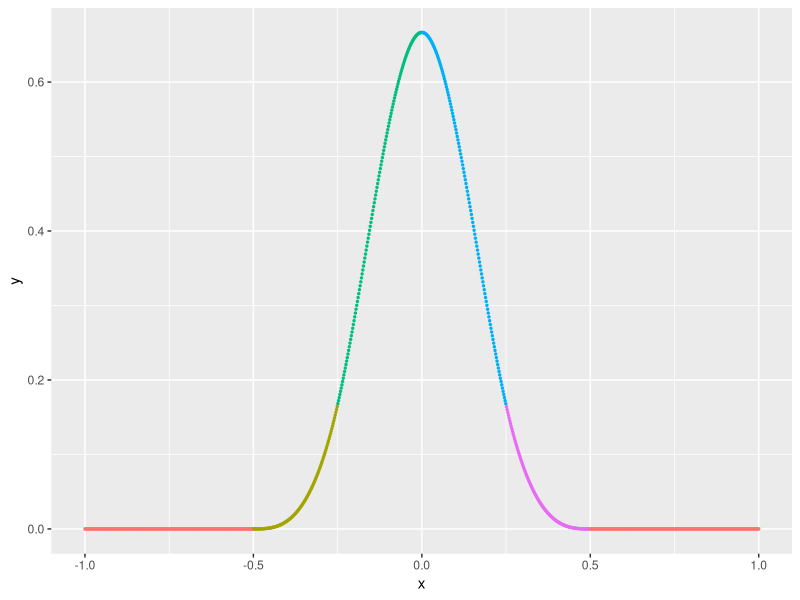
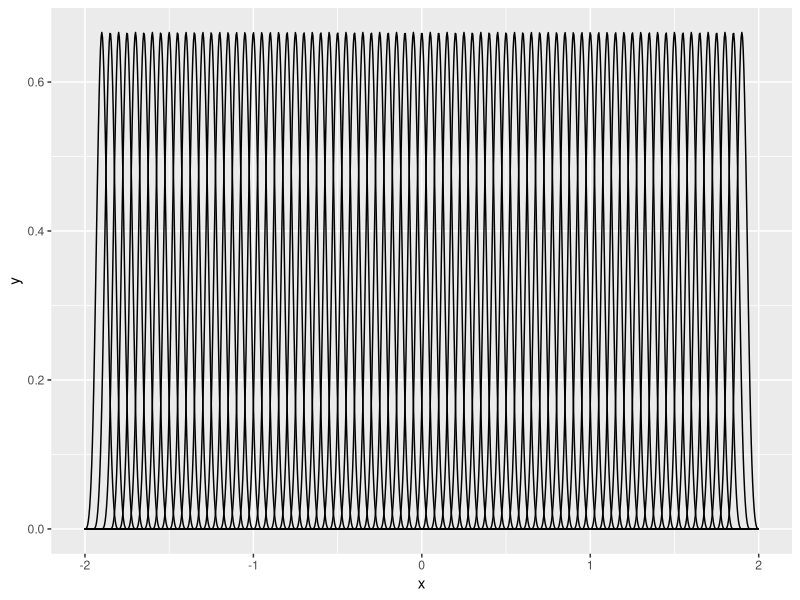
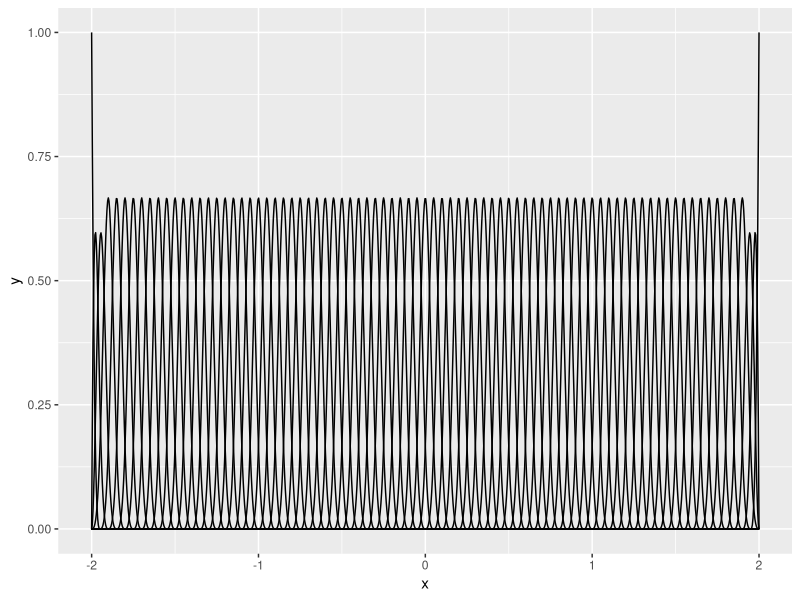
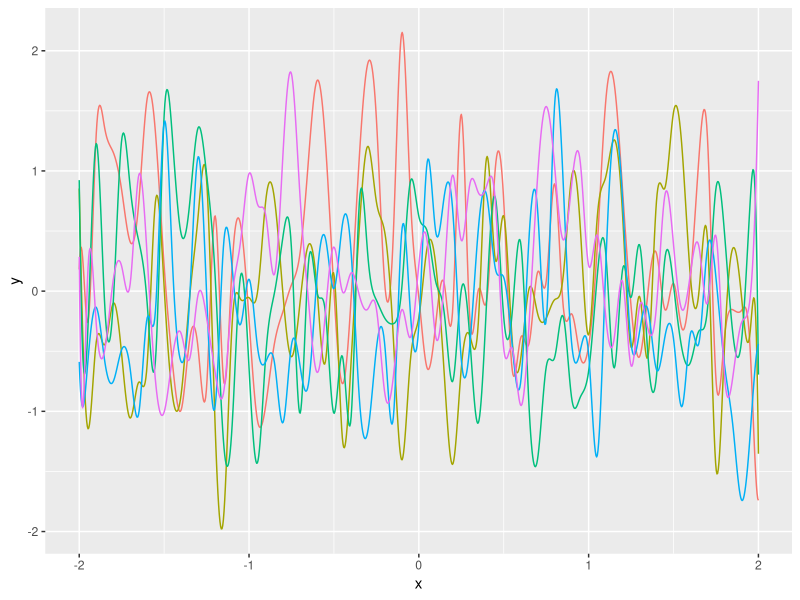

Write R code to recreate these figures, in order. (Note: this script raises an error after producing the figures.)
library(tidyverse)
library(splines)
library(modelr)
library(magrittr)

# Looking at splines ---------------------------------------------------

b_spline <- function(x, knots, show_piece = F){
  
  stopifnot(length(knots) == 5)
  
  .b_spline <- function(x){
    if (x >= knots[1] & x < knots[2]) {
      piece <- 1
      u <- (x-knots[1])/(knots[2] - knots[1])
      y <- 1/6 * u^3 
      
    } else if (x >= knots[2] & x < knots[3]) {
      piece <- 2
      u <- (x-knots[2])/(knots[3] - knots[2])
      y <- 1/6 * (1 + 3*u + 3*u^2 - 3*u^3)
      
    } else if (x >= knots[3] & x < knots[4]) {
      piece <- 3
      u <- (x-knots[3])/(knots[4] - knots[3])
      y <- 1/6 * (4 - 6*u^2 + 3*u^3)
      
    } else if (x >= knots[4] & x <= knots[5]) {
      piece <- 4
      u <- (x-knots[4])/(knots[5] - knots[4])
      y <- 1/6 * (1 - 3*u + 3*u^2 - u^3)
    }
    else {
      piece <- 0
      y <- 0 
    } 
    
    if (!show_piece) return(y)
    
    c(y, piece)
    
  }
  
  if (!show_piece){
    tibble(x = x, 
           y = map_dbl(x, .b_spline)
    )
  } else {
    map(x, .b_spline) %>% 
      do.call(rbind, .)%>%
      set_colnames(c('y', 'segment')) %>% 
      as_tibble() %>% 
      mutate(x = x) %>% 
      mutate_at(vars(segment), as.factor) %>% 
      select(x, everything())
  }
  
}

x <- seq(-1, 1, length.out = 1000)
knots <- seq(-0.5, 0.5, length.out = 5)
b_spline(x, knots = knots, show_piece = T) %>%
  ggplot(mapping = aes(x = x, 
                       y = y, 
                       colour = segment)) +
  geom_point(size = 0.5) +
  theme(legend.position="none")

# a range of splines
x <- seq(-2, 2, length.out = 1000)
knots <- seq(-2, 2, by = 0.05)

imap_dfr(seq(1,length(knots)-4),
         ~b_spline(x, knots = knots[.x:(.x+4)]) %>% 
           mutate(k = .y)
) %>% ggplot(mapping = aes(x = x, y = y, group = k)) + geom_line()

# Using splines::bs
bs(x, knots  = knots) %>% 
  as.data.frame() %>% 
  as_tibble() %>% 
  mutate(x=x) %>% 
  gather(k, y, -x) %>% ggplot(mapping = aes(x = x, y = y, group = k)) + geom_line()

# a random spline functions
rbspline <- function(x, knots){
  tibble(x = x,
         y = bs(x, knots = knots) %*% rnorm(length(knots) + 3) %>% 
           as.vector()
  )
  
}

rbspline_examples <- function(i){
  set.seed(i)
  Df <- imap(rerun(5, rbspline(x, knots)), 
             ~mutate(., example = .y)) %>% 
    bind_rows() %>% 
    mutate_at(vars(example), as.character)
  
  p <- Df %>% ggplot(mapping = aes(x = x, y = y, colour = example)) + 
    geom_line() +
    theme(legend.position="none")
  
  p
}

rbspline_examples(102)


# Splines regression ------------------------------------------------------

# evenly spaced knots 
knots <- seq(-500, 2500, by = 500)
M_bs <- lm(mean_fix ~ bs(Time, knots = knots)*Object, 
           data=eyefix_df_avg)

eyefix_df_avg %>% 
  ggplot(aes(x = Time, y = mean_fix, colour = Object)) + geom_point()

# plot the model
eyefix_df_avg%>%
  add_predictions(M_bs) %>%
  ggplot(mapping = aes(x = Time, group = Object, colour = Object)) +
  geom_point(aes(y = mean_fix), size = 0.5, alpha = 0.5) +
  geom_line(aes(y = pred))


# Allow knots to be chosen
M_bs_df10 <- lm(mean_fix ~ bs(Time, df = 10)*Object, 
                data=eyefix_df_avg)

with(eyefix_df_avg,
     attr(bs(Time, df = 10), 'knots')
)



# rbf ---------------------------------------------------------------------
rbf <- function(x, centres, sigma = 1.0){
  map_dfc(centres, 
          ~exp(-(x-.)^2/(2*sigma^2))
  ) %>% as.matrix()
}

random_rbf <- function(x, centres, sigma = 1.0){
  rbf(x, centres, sigma) %>% 
    multiply_by_matrix(rnorm(length(centres))) %>% 
    as.data.frame() %>% 
    set_names('y') %>% 
    mutate(x = x)
}

x <- seq(-3, 3, length.out = 1000)

random_rbf_examples <- function(i, sigma){
  set.seed(i)
  Df <- imap(rerun(5, random_rbf(x, centres = centres, sigma = sigma)), 
             ~mutate(.x, example = .y)) %>% 
    bind_rows() %>% 
    mutate_at(vars(example), as.character)
  
  p <- Df %>% ggplot(mapping = aes(x = x, y = y, colour = example)) + 
    geom_line() +
    theme(legend.position="none")
  
  p
}

centres <- seq(-2, 2, by = 0.5)
random_rbf_examples(10101, 2.25)
random_rbf_examples(10101, 0.75)
random_rbf_examples(10101, 0.1)


# RBF regression ----------------------------------------------------------
rbf <- function(x, centres, sigma = 1.0){
  map(centres,
      ~exp(-(x-.)^2/(2*sigma^2))
  ) %>% do.call(cbind, .)
}

centres <- seq(-1000, 3000, by = 500)
M <-lm(mean_fix ~ rbf(Time, centres = centres, sigma = 500)*Object, 
       data=eyefix_df_avg)
eyefix_df_avg %>% 
  add_predictions(M) %>% 
  ggplot(mapping = aes(x = Time, colour = Object, group = Object)) +
  geom_point(aes(y = mean_fix), size = 0.5, alpha = 0.5) +
  geom_line(aes(y = pred)) + 
  theme_minimal()



# GSSVocab ----------------------------------------------------------------

GSSvocab <- read_csv('data/GSSvocab.csv')
gssvocab <- GSSvocab %>%
  group_by(age) %>%
  summarize(vocab = mean(vocab, na.rm=T)) %>%
  ungroup() %>%
  drop_na()

ggplot(gssvocab,
       aes(x = age, y = vocab)
) + geom_point()

df_seq <- seq(3, 30) %>% set_names(.,.)

M_gssvocab <- map(df_seq,
                  ~lm(vocab ~ ns(age, df = .),
                      data = gssvocab)
)

aic_results <- map_dbl(M_gssvocab, aic_c) %>%
  enframe(name = 'df', value = 'aic')

aic_results %>% 
  mutate(df = as.numeric(df)) %>% 
  ggplot(aes(x = df, y = aic)) + geom_point()


aic_results %>%
  mutate(aic = aic - min(aic)) %>% 
  ggplot(aes(x = df, y = aic)) + 
  geom_point() +
  geom_segment(aes(x=df, xend=df, y=0, yend=aic)) +
  scale_x_discrete(limits=names(df_seq)) + 
  xlab('Number of knots') +
  ylab('AIC - min(AIC)') + 
  theme(axis.text.x = element_text(size=5),
        axis.text.y = element_text(size = 8),
        axis.title.y =element_text(size=8)) 


model_set <- c('3', '4', '5', '6', '10', '15')
imap(M_gssvocab[model_set],
     function(m,y) {gssvocab %>% add_predictions(m) %>% mutate(df=y)}
) %>% bind_rows() %>% 
  mutate(df = factor(df, levels = model_set)) %>% 
  ggplot(aes(x = age)) +
  geom_point(aes(y = vocab), size = 0.5, alpha = 0.5) +
  geom_line(aes(y = pred), col='red') +
  facet_wrap(~df) +
  theme_minimal()
